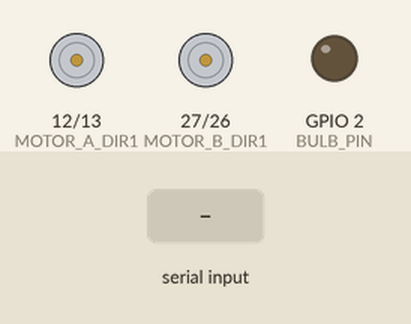
Bench run of a sketch on a simulated ESP32. Parts: motor-driver pin pairs drawn as motors (green arrow = first pin HIGH = forward, orange = second pin HIGH = backward, longer = more drive, scaled by the enable pin), output pins drawn as LEDs (lit = HIGH). The inputs (shaded band) are chosen by the test bench. What the sketch prints to the serial monitor is not drawn.

Above: at 1.2 s.
1.3 s: "FORWARD\n" received over Serial
At 2.2 s:
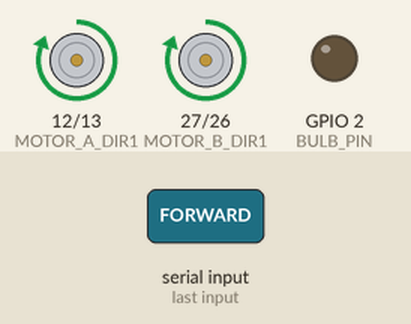
2.8 s: "BACKWARD\n" received over Serial
At 3.3 s:
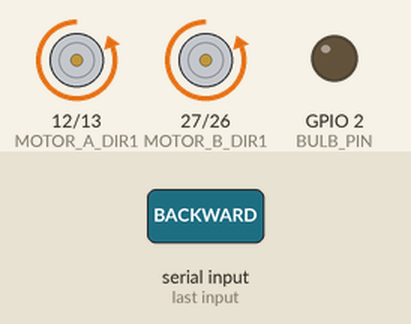
4.3 s: "LEFT\n" received over Serial
At 5.5 s:
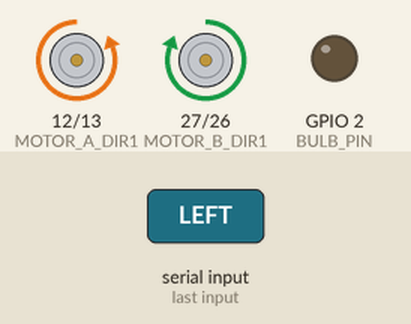
5.8 s: "RIGHT\n" received over Serial
At 6.8 s:
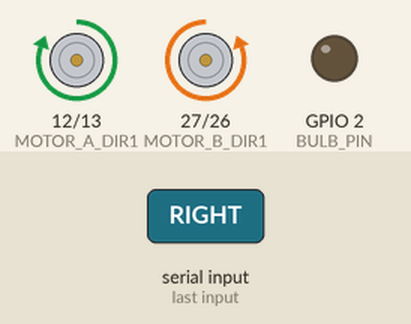
7.3 s: "BULB_ON\n" received over Serial
At 7.9 s:
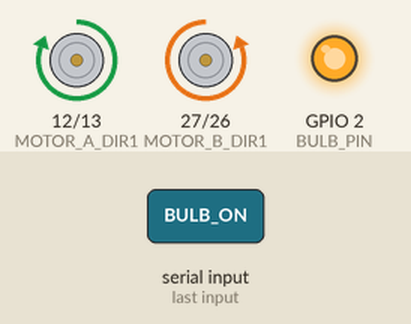
8.8 s: "STOP\n" received over Serial
At 9.1 s:
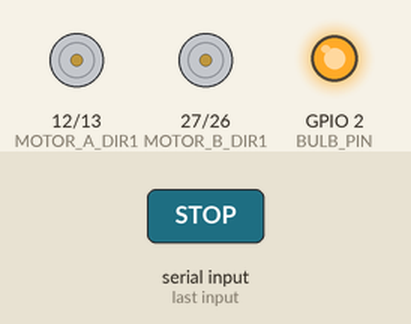
Timing chart, 0 to 11.3 s (numbered marks = the images above; inputs shaded):
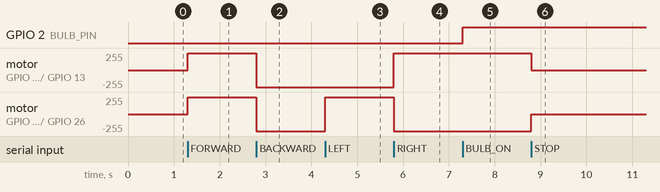

The sketch:

neurovex_car_esp32.ino
```cpp
// neurovex_car_esp32.ino
// Firmware for the Neurovex Car ESP32
// Listens for serial commands from the dashboard to control the L298N Motor Driver

const int BAUD_RATE = 115200;

// --- Motor Pins (e.g. L298N Motor Driver) ---
const int MOTOR_A_DIR1 = 12;
const int MOTOR_A_DIR2 = 13;
const int MOTOR_A_PWM  = 14;

const int MOTOR_B_DIR1 = 27;
const int MOTOR_B_DIR2 = 26;
const int MOTOR_B_PWM  = 25;

// --- Virtual Bulb Pin (Built-in LED) ---
const int BULB_PIN = 2;

void setup() {
    Serial.begin(BAUD_RATE);

    // Motor setup
    pinMode(MOTOR_A_DIR1, OUTPUT);
    pinMode(MOTOR_A_DIR2, OUTPUT);
    pinMode(MOTOR_A_PWM, OUTPUT);

    pinMode(MOTOR_B_DIR1, OUTPUT);
    pinMode(MOTOR_B_DIR2, OUTPUT);
    pinMode(MOTOR_B_PWM, OUTPUT);

    pinMode(BULB_PIN, OUTPUT);
    digitalWrite(BULB_PIN, LOW); // Bulb off by default

    stopMotors();

    // Wait for Serial before starting loop
    while (!Serial) { delay(10); }
    Serial.println("CAR_READY");
}

void loop() {
    // Listen for Incoming Command Strings from Dashboard
    if (Serial.available() > 0) {
        String command = Serial.readStringUntil('\n');
        command.trim();
        handleCommand(command);
    }
}

// --- Motor Control Logic ---

void handleCommand(String cmd) {
    if (cmd == "FORWARD") {
        moveForward();
    } else if (cmd == "BACKWARD") {
        moveBackward();
    } else if (cmd == "LEFT") {
        moveLeft();
    } else if (cmd == "RIGHT") {
        moveRight();
    } else if (cmd == "STOP" || cmd == "ESTOP") {
        stopMotors();
    } else if (cmd == "BULB_ON") {
        digitalWrite(BULB_PIN, HIGH);
    } else if (cmd == "BULB_OFF") {
        digitalWrite(BULB_PIN, LOW);
    }
}

void moveForward() {
    // Both motors forward
    digitalWrite(MOTOR_A_DIR1, HIGH);
    digitalWrite(MOTOR_A_DIR2, LOW);
    digitalWrite(MOTOR_A_PWM, HIGH);

    digitalWrite(MOTOR_B_DIR1, HIGH);
    digitalWrite(MOTOR_B_DIR2, LOW);
    digitalWrite(MOTOR_B_PWM, HIGH);
}

void moveBackward() {
    // Both motors backward
    digitalWrite(MOTOR_A_DIR1, LOW);
    digitalWrite(MOTOR_A_DIR2, HIGH);
    digitalWrite(MOTOR_A_PWM, HIGH);

    digitalWrite(MOTOR_B_DIR1, LOW);
    digitalWrite(MOTOR_B_DIR2, HIGH);
    digitalWrite(MOTOR_B_PWM, HIGH);
}

void moveLeft() {
    // Left wheel back, Right wheel forward
    digitalWrite(MOTOR_A_DIR1, LOW);
    digitalWrite(MOTOR_A_DIR2, HIGH);
    digitalWrite(MOTOR_A_PWM, HIGH);

    digitalWrite(MOTOR_B_DIR1, HIGH);
    digitalWrite(MOTOR_B_DIR2, LOW);
    digitalWrite(MOTOR_B_PWM, HIGH);
}

void moveRight() {
    // Left wheel forward, Right wheel back
    digitalWrite(MOTOR_A_DIR1, HIGH);
    digitalWrite(MOTOR_A_DIR2, LOW);
    digitalWrite(MOTOR_A_PWM, HIGH);

    digitalWrite(MOTOR_B_DIR1, LOW);
    digitalWrite(MOTOR_B_DIR2, HIGH);
    digitalWrite(MOTOR_B_PWM, HIGH);
}

void stopMotors() {
    // Emergency / Safe state
    digitalWrite(MOTOR_A_PWM, LOW);
    digitalWrite(MOTOR_B_PWM, LOW);

    digitalWrite(MOTOR_A_DIR1, LOW);
    digitalWrite(MOTOR_A_DIR2, LOW);
    digitalWrite(MOTOR_B_DIR1, LOW);
    digitalWrite(MOTOR_B_DIR2, LOW);
}
```

Measured:
- after the input at 1.3 s, motor on GPIO 12 (MOTOR_A_DIR1) / GPIO 13 (MOTOR_A_DIR2), motor on GPIO 27 (MOTOR_B_DIR1) / GPIO 26 (MOTOR_B_DIR2): stopped → forward 255/255 at once
- after the input at 2.8 s, motor on GPIO 12 (MOTOR_A_DIR1) / GPIO 13 (MOTOR_A_DIR2), motor on GPIO 27 (MOTOR_B_DIR1) / GPIO 26 (MOTOR_B_DIR2): forward 255/255 → backward 255/255 at once
- after the input at 4.3 s, motor on GPIO 27 (MOTOR_B_DIR1) / GPIO 26 (MOTOR_B_DIR2): backward 255/255 → forward 255/255 at once
- after the input at 5.8 s, motor on GPIO 12 (MOTOR_A_DIR1) / GPIO 13 (MOTOR_A_DIR2): backward 255/255 → forward 255/255 at once; motor on GPIO 27 (MOTOR_B_DIR1) / GPIO 26 (MOTOR_B_DIR2): forward 255/255 → backward 255/255 at once
- after the input at 7.3 s, GPIO 2 (BULB_PIN): LOW → HIGH at once
- after the input at 8.8 s, motor on GPIO 12 (MOTOR_A_DIR1) / GPIO 13 (MOTOR_A_DIR2): forward 255/255 → stopped at once; motor on GPIO 27 (MOTOR_B_DIR1) / GPIO 26 (MOTOR_B_DIR2): backward 255/255 → stopped at once
